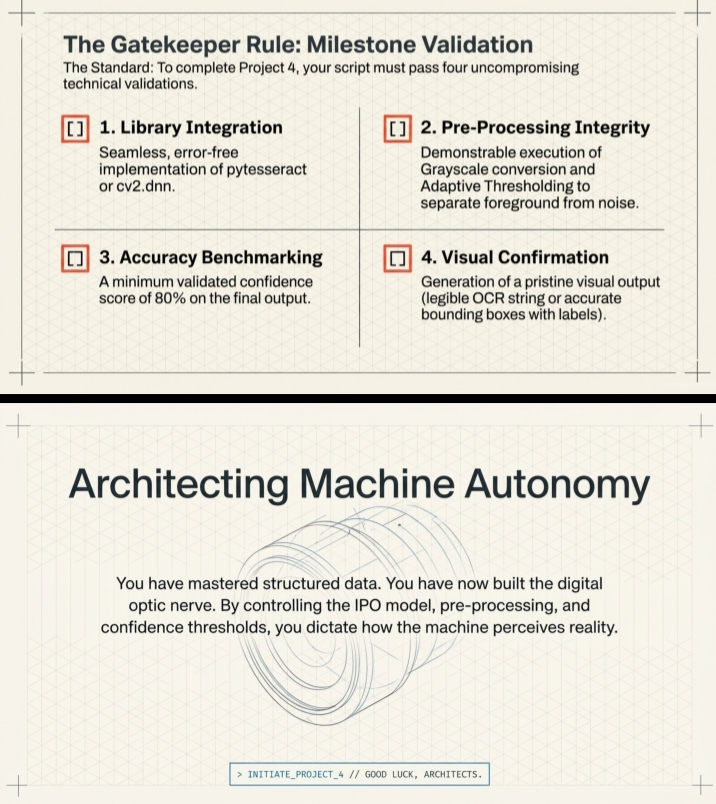
#> input picture AI_project4/sample.jpg, 716 x 804 px
$ python text_recognizer.py
#> lines starting #> are read from the running program, lines starting #| are printed output that depends on the picture; after the words box and inside, x2 and y2 are one past the last pixel; in counts of white or black regions, pixels touching at a corner belong together
"""
Project 4: Image or Text Recognition (Basic)
DecodeLabs Internship - Industrial Training Kit

Gatekeeper Rule compliance:
1. Library Integration       -> pytesseract (OCR engine wrapper)
2. Pre-Processing Integrity  -> Grayscale + Adaptive Thresholding (OpenCV)
3. Accuracy Benchmarking     -> Minimum validated confidence score of 80%
4. Visual Confirmation       -> Annotated output image with bounding boxes + labels
"""

import cv2
import pytesseract
import os
import sys

# If tesseract is not in PATH, uncomment and set the correct path:
# pytesseract.pytesseract.tesseract_cmd = r"C:\Program Files\Tesseract-OCR\tesseract.exe"

INPUT_IMAGE = "sample.jpg"
OUTPUT_IMAGE = "output_annotated.jpg"
CONFIDENCE_THRESHOLD = 80.0


def load_image(path):
    """Step 1: Load the image from disk."""
#> called with path = 'sample.jpg'
    if not os.path.exists(path):
        print(f"Error: File not found -> {path}")
        sys.exit(1)
    image = cv2.imread(path)
#> image is the input picture: shape (804, 716, 3); mean B, G, R 216.2, 226.3, 229.3
    if image is None:
        print(f"Error: Could not read image -> {path}")
        sys.exit(1)
    return image


def preprocess_image(image):
    """
    Step 2: Pre-Processing Integrity requirement.
    - Convert to grayscale (removes color noise, simplifies to intensity values)
    - Apply Adaptive Thresholding (separates text/foreground from background/noise,
      works better than a fixed threshold under uneven lighting)
    """
    gray = cv2.cvtColor(image, cv2.COLOR_BGR2GRAY)

    thresholded = cv2.adaptiveThreshold(
        gray,
        255,
        cv2.ADAPTIVE_THRESH_GAUSSIAN_C,
        cv2.THRESH_BINARY,
        blockSize=31,
        C=15,
    )
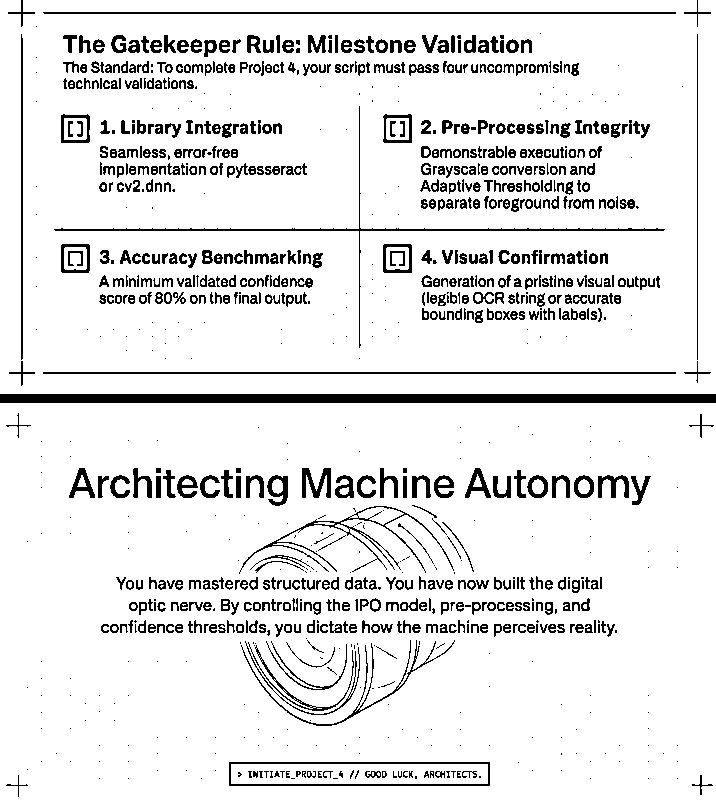
#> thresholded: shape (804, 716); 90.2% white; 1046 black regions (365 under 20 px), largest, box (x1, y1, x2, y2) and area: (0, 394, 716, 403) 6444, (54, 106, 665, 348) 1511, (43, 372, 676, 374) 1266
    return gray, thresholded


def run_ocr(preprocessed_image):
    """
    Step 3: Library Integration requirement.
    Run pytesseract (pre-trained OCR model) on the pre-processed image,
    returning both the text and per-word confidence/bounding box data.
    """
#> (the run stopped early here; a loop or call above may not have finished)
